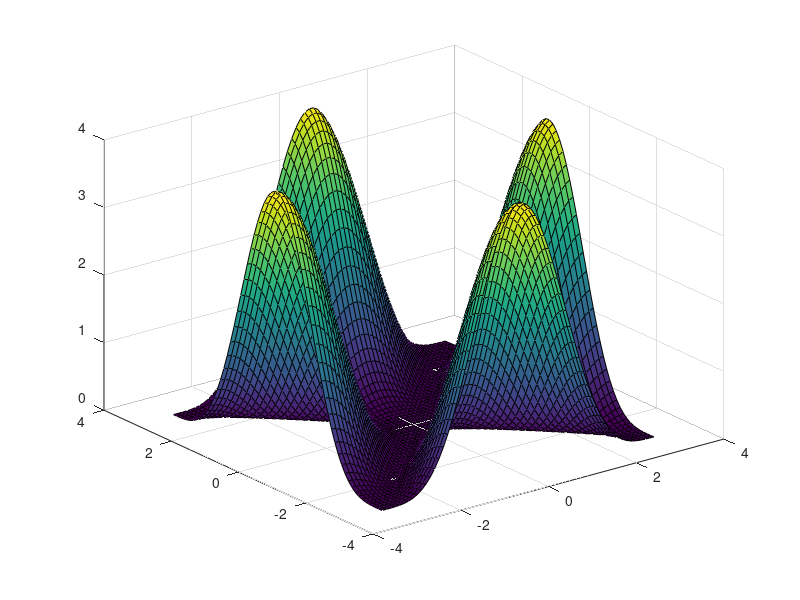

Source code (MATLAB):
%first we'll do the distance weight
sigma=3;
[x]=0:0.1:10
dist=(1/sqrt(2*pi*sigma))*exp(-x/(1.414*sigma));
plot (x,dist)

%now the phase weight
[t]=-pi:.1:pi;
%term1
phasef=(1-cos(pi-t)).*2;
plot (t,phasef)
%term2
phasef=(1-cos(t)).*(1-cos(-t));
plot (t,phasef)

%surface of phase weighting for alpha=0
[t1,t2] = meshgrid(-pi:.1:pi);
z=(1-cos(t1+t2)).*(1-cos(t1-t2));
surf(t1,t2,z)
